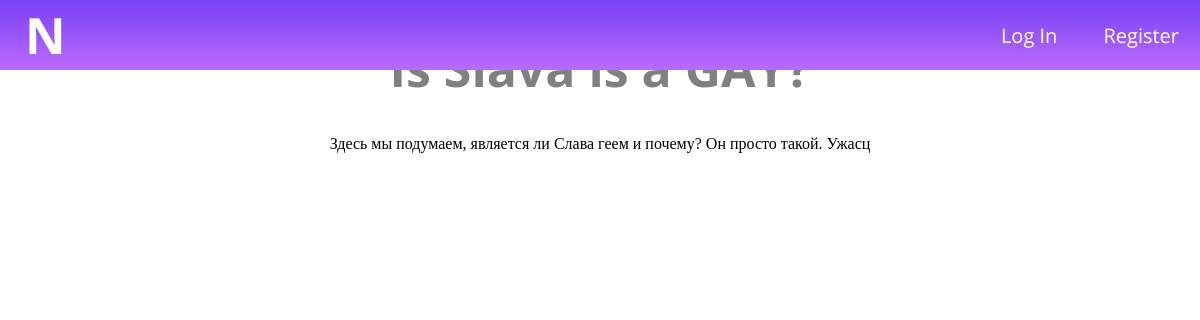
/post/1, run on the app's committed database.
### article_maker/models.py (models this page shows, shortened)
class Post(models.Model):
    id = models.AutoField(unique=True, primary_key=True)
    author = models.ManyToManyField(User)
    title = models.CharField(max_length=50)
    text = models.TextField()
    Short_text = models.TextField(max_length=75, null=True)
    data = models.DateTimeField(auto_now=True)
    category = models.ForeignKey(Category, on_delete = models.CASCADE)
    img_for_post = models.ImageField(upload_to='images/', null=True, blank=True)

### article_maker/views.py (the view)
# urls.py: path('post/<int:post_id>', views.post_page),
def post_page(request, post_id):
    context = {
        'post': Post.objects.get(id=post_id)
    }
    return render(request, "posts/post.html", context)

### templates/posts/post.html (shortened to what this page needs)
<!DOCTYPE html>
{% load static %}
<html lang="en">
<head>
    <link rel="stylesheet" href="{% static 'style2.css' %}">
</head>
<body>
    <header class="for-header">
        <h1 id="button" class="link">N</h1>
        <div>
            <a href="/log_in" class="ul-header">Log In</a>
            <a href="/register" class="ul-header">Register</a>
        </div>
    </header>
    <main class="post_page">
        <h1 class="post_title">{{post.title}}</h1>
            {{post.text}}
    </main>
</body>
</html>

### static/style2.css (style rules this page uses)
body { margin: 0px; }
.for-header { background: linear-gradient(#7842f5, #bb6afc); height: 70px; position: fixed; top: 0px; left: 0px; font-family: 'Open Sans', sans-serif; color: white; display: flex; justify-content: space-between; align-items: center; flex-grow: 0; width: 100%; z-index: 1; }
.for-header h1 { margin-left:25px; }
.link { text-decoration: none; color: white; font-size: 50px; font-weight: bold; }
.ul-header { padding:21px; font-size: 20px; text-decoration: none; color: white; font-family: 'Open Sans', sans-serif; text-align: center; }
main { height: 100vh; display: flex; flex-direction: column; align-items: center; }
.article-h1, .post_title { font-family: 'Open Sans', sans-serif; color: gray; font-size: 50px; }

### data on the page
Post: title "Is Slava is a GAY?", text "Здесь мы подумаем, является ли Слава геем и почему? Он просто такой. Ужасц"
